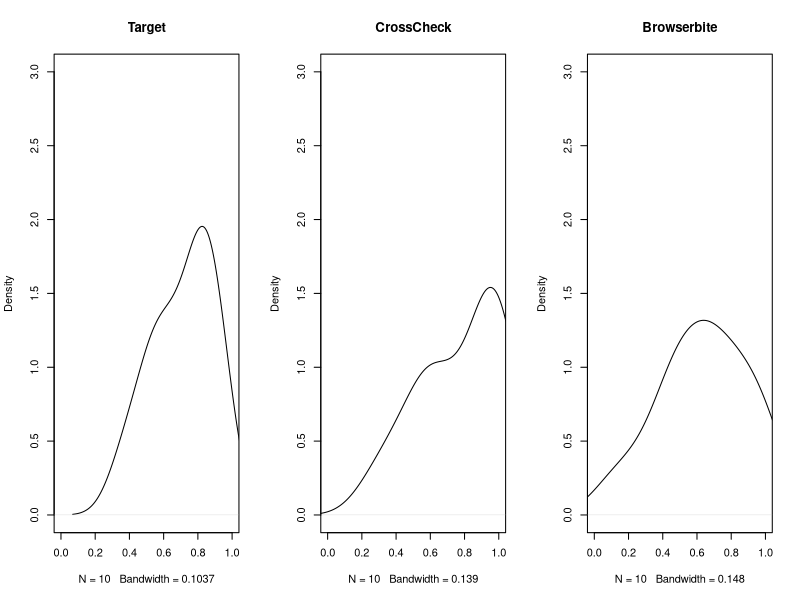
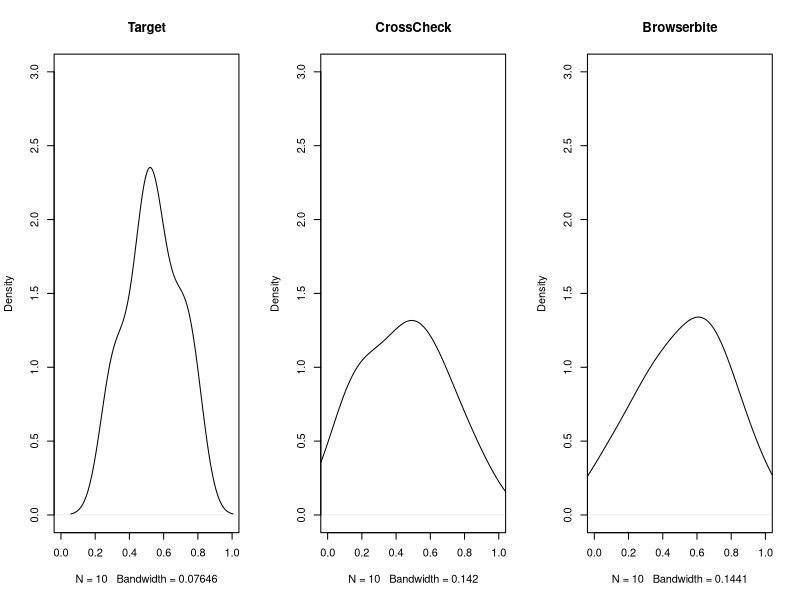
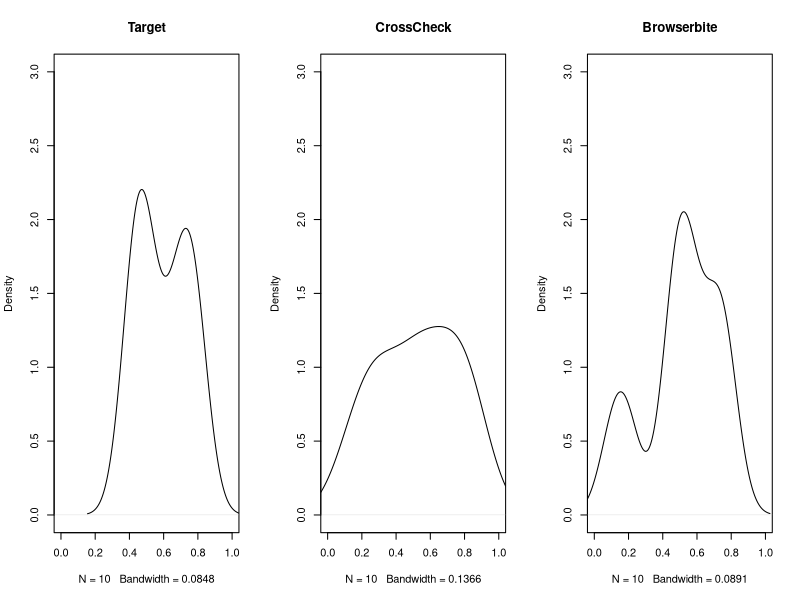

Write the R code that produced these figures, in order.
#library(lattice)
#library(PMCMR)

precision <- head(read.csv('../output/precision.csv', sep=';', header=T), 10)[,2:9]
recall <- head(read.csv('../output/recall.csv', sep=';', header=T), 10)[,2:9]
fscore <- head(read.csv('../output/fscore.csv', sep=';', header=T), 10)[,2:9]

print('Precision')
png('precision.png', height=200, width=1000, units='px')
par(mfrow=c(1, 3))
plot(density(precision[, 'c5.target']), main='Target', ylim=c(0,3), xlim=c(0, 1))
plot(density(precision[, 'c5.crosscheck']), main='CrossCheck', ylim=c(0,3), xlim=c(0, 1))
plot(density(precision[, 'c5.browserbite']), main='Browserbite', ylim=c(0,3), xlim=c(0, 1))
dev.off()
s_t <- shapiro.test(precision[,'c5.target'])
print(s_t)
s_c <- shapiro.test(precision[,'c5.crosscheck'])
print(s_c)
s_c <- shapiro.test(precision[,'c5.browserbite'])
print(s_c)

print(' --- Anova on precision --- ')
precision <- c(precision[, 'c5.target'], precision[, 'c5.crosscheck'], precision[, 'c5.browserbite'])
classifiers <- c('c5.target', 'c5.crosscheck', 'c5.browserbite')
classifiers <- rep(classifiers, each=10)
data <- data.frame(precision, classifiers)
anova <- aov(data$precision ~ data$classifiers)
print(anova)
summary(anova)

print(' --- recall --- ')
png('recall.png', height=200, width=1000, units='px')
par(mfrow=c(1, 3))
plot(density(recall[, 'c5.target']), main='Target', ylim=c(0,3), xlim=c(0, 1))
plot(density(recall[, 'c5.crosscheck']), main='CrossCheck', ylim=c(0,3), xlim=c(0, 1))
plot(density(recall[, 'c5.browserbite']), main='Browserbite', ylim=c(0,3), xlim=c(0, 1))
dev.off()
s_t <- shapiro.test(recall[,'c5.target'])
print(s_t)
s_c <- shapiro.test(recall[,'c5.crosscheck'])
print(s_c)
s_c <- shapiro.test(recall[,'c5.browserbite'])
print(s_c)

print(' --- Anova on recall --- ')
recall <- c(recall[, 'c5.target'], recall[, 'c5.crosscheck'], recall[, 'c5.browserbite'])
classifiers <- c('c5.target', 'c5.crosscheck', 'c5.browserbite')
classifiers <- rep(classifiers, each=10)
data <- data.frame(recall, classifiers)
anova <- aov(data$recall ~ data$classifiers)
print(anova)
summary(anova)

print(' --- fscore --- ')
png('fscore.png', height=200, width=1000, units='px')
par(mfrow=c(1, 3))
plot(density(fscore[, 'c5.target']), main='Target', ylim=c(0,3), xlim=c(0, 1))
plot(density(fscore[, 'c5.crosscheck']), main='CrossCheck', ylim=c(0,3), xlim=c(0, 1))
plot(density(fscore[, 'c5.browserbite']), main='Browserbite', ylim=c(0,3), xlim=c(0, 1))
dev.off()
s_t <- shapiro.test(fscore[,'c5.target'])
print(s_t)
s_c <- shapiro.test(fscore[,'c5.crosscheck'])
print(s_c)
s_c <- shapiro.test(fscore[,'c5.browserbite'])
print(s_c)

print(' --- Anova on fscore --- ')
fscore <- c(fscore[, 'c5.target'], fscore[, 'c5.crosscheck'], fscore[, 'c5.browserbite'])
classifiers <- c('c5.target', 'c5.crosscheck', 'c5.browserbite')
classifiers <- rep(classifiers, each=10)
data <- data.frame(fscore, classifiers)
anova <- aov(data$fscore ~ data$classifiers)
print(anova)
summary(anova)
